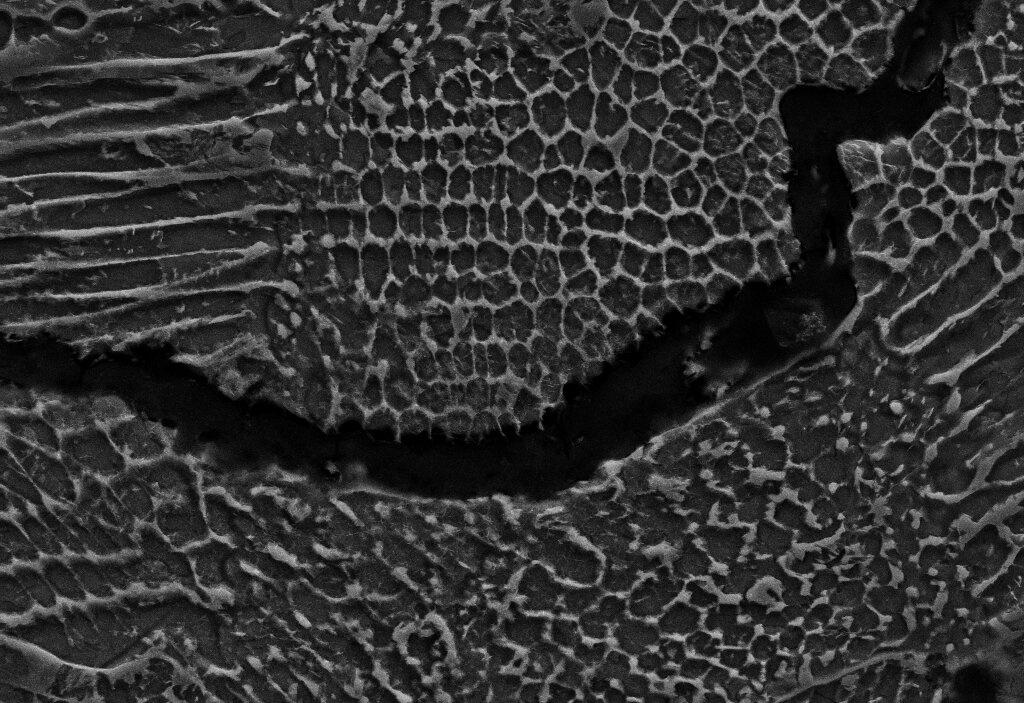
#> input picture images/image_0.jpg, 1024 x 703 px; its folder holds only this picture in this run
$ python -i app.py   (imports and definitions only)   (older library calls are emulated)
#> lines starting #> are read from the running program, lines starting #| are printed output that depends on the picture
#> further down, picture is the input picture: shape (703, 1024, 3); min 0, max 222, mean 49.3
### utils/preprocessing.py
"""
Image preprocessing utilities for microstructure analysis
"""

import numpy as np
import cv2
from typing import Tuple, Optional


def load_and_preprocess_image(
    image_path: str,
    target_size: Optional[Tuple[int, int]] = None,
    apply_clahe: bool = True
) -> np.ndarray:
    """
    Load and preprocess a microstructure image.

    Parameters:
    -----------
    image_path : str
        Path to the image file
    target_size : tuple, optional
        Resize image to (height, width)
    apply_clahe : bool
        Apply CLAHE contrast enhancement

    Returns:
    --------
    image : np.ndarray
        Preprocessed grayscale image (normalized to [0, 1])
    """
    # Load image in grayscale
    image = cv2.imread(image_path, cv2.IMREAD_GRAYSCALE)

    if image is None:
        raise ValueError(f"Could not load image from {image_path}")

    # Resize if specified
    if target_size is not None:
        image = cv2.resize(image, (target_size[1], target_size[0]))

    # Normalize to [0, 1]
    image = image.astype(np.float32) / 255.0

    # Optional: Apply CLAHE for contrast enhancement
    if apply_clahe:
        clahe = cv2.createCLAHE(clipLimit=2.0, tileGridSize=(8, 8))
        image_uint8 = (image * 255).astype(np.uint8)
        enhanced = clahe.apply(image_uint8)
        image = enhanced.astype(np.float32) / 255.0

    return image


def extract_features(image: np.ndarray, use_texture: bool = True) -> np.ndarray:
    """
    Extract features from the image for NMF decomposition.

    Parameters:
    -----------
    image : np.ndarray
        Input grayscale image (normalized)
    use_texture : bool
        Whether to include texture features

    Returns:
    --------
    features : np.ndarray
        Feature matrix of shape (n_pixels, n_features)
    """
    h, w = image.shape
    features_list = []

    # Convert to float64 for OpenCV operations
    image_64 = image.astype(np.float64)

    # Original intensity
    features_list.append(image.flatten())

    if use_texture:
        # Gradient magnitude
        grad_x = cv2.Sobel(image_64, cv2.CV_64F, 1, 0, ksize=3)
        grad_y = cv2.Sobel(image_64, cv2.CV_64F, 0, 1, ksize=3)
        grad_mag = np.sqrt(grad_x**2 + grad_y**2)
        features_list.append(grad_mag.flatten())

        # Laplacian (edge detection)
        laplacian = cv2.Laplacian(image_64, cv2.CV_64F)
        features_list.append(np.abs(laplacian).flatten())

        # Local variance (texture)
        kernel_size = 5
        mean_img = cv2.blur(image_64, (kernel_size, kernel_size))
        mean_sq = cv2.blur(image_64**2, (kernel_size, kernel_size))
        variance = mean_sq - mean_img**2
        features_list.append(variance.flatten())

        # Gaussian blur at different scales
        blur1 = cv2.GaussianBlur(image_64, (3, 3), 0)
        blur2 = cv2.GaussianBlur(image_64, (7, 7), 0)
        features_list.append(blur1.flatten())
        features_list.append(blur2.flatten())

    # Stack features
    features = np.vstack(features_list).T  # Shape: (n_pixels, n_features)

    # Normalize each feature to [0, 1] independently
    # This is standard for NMF input (Lee & Seung 1999)
    f_min = features.min(axis=0, keepdims=True)
    f_max = features.max(axis=0, keepdims=True)
    f_range = f_max - f_min

    # Avoid division by zero
    f_range = np.where(f_range < 1e-10, 1.0, f_range)
    features = (features - f_min) / f_range

    # Ensure all values are strictly positive for NMF
    features = np.maximum(features, 1e-10)

    return features

### microstructure_segmentation.py
"""
Microstructure Segmentation using Constrained Non-Negative Matrix Factorization

A comprehensive implementation of NMF-based segmentation for metallographic images
with multiple constraint types and analysis tools.

Based on:
- Lee & Seung (1999) "Learning the parts of objects by non-negative matrix factorization"
- Hoyer (2004) "Non-negative Matrix Factorization with Sparseness Constraints"

Author: Ayush Singh
Date: November 2025
"""

import numpy as np
import cv2
from sklearn.decomposition import NMF
from pathlib import Path
import matplotlib.pyplot as plt
from typing import Tuple, Optional, List
import warnings
warnings.filterwarnings('ignore')

# Import utilities and config
from utils.preprocessing import load_and_preprocess_image, extract_features
from utils.visualization import visualize_segmentation, colorize_segmentation, create_component_grid
from utils.advanced_models import SpatiallyConstrainedNMF, OrthogonalNMF
from config import NMF_CONFIG, PRESETS


class MicrostructureSegmenter:
    """
    Main class for microstructure segmentation using Constrained NMF.

    Combines feature extraction, NMF decomposition with constraints, and
    segmentation analysis into a unified interface.
    """

    def __init__(
        self,
        n_components: int = None,
        sparsity: float = None,
        max_iter: int = None,
        model_type: str = 'standard',
        preset: str = 'default',
        **kwargs
    ):
        """
        Initialize the segmenter.

        Parameters:
        -----------
        n_components : int
            Number of components (phases) to extract
        sparsity : float
            L1 sparsity constraint strength (used for both alpha_W and alpha_H)
        max_iter : int
            Maximum iterations for NMF
        model_type : str
            Type of NMF model: 'standard', 'spatial', 'orthogonal'
        preset : str
            Configuration preset: 'default', 'high_sparsity', 'fine_detail'
        **kwargs : dict
            Additional model-specific parameters (overrides config)
        """
        # Load preset if specified
        if preset in PRESETS:
            config = PRESETS[preset].copy()
        else:
            config = NMF_CONFIG.copy()

        # Override with provided parameters
        self.n_components = n_components if n_components is not None else config.get('n_components', 3)
        self.max_iter = max_iter if max_iter is not None else config.get('max_iter', 200)

        # Handle sparsity parameter
        if sparsity is not None:
            self.alpha_W = sparsity
            self.alpha_H = sparsity
        else:
            self.alpha_W = config.get('alpha_W', 0.0)
            self.alpha_H = config.get('alpha_H', 0.0)

        # Get other config parameters
        self.solver = kwargs.get('solver', config.get('solver', 'cd'))
        self.beta_loss = kwargs.get('beta_loss', config.get('beta_loss', 'frobenius'))
        self.l1_ratio = kwargs.get('l1_ratio', config.get('l1_ratio', 0.5))
        self.tol = kwargs.get('tol', config.get('tol', 1e-4))

        self.model_type = model_type
        self.model = None
        self.W = None
        self.H = None
        self.kwargs = kwargs

        self._initialize_model()

    def _clone_model(self, **overrides):
        """Create a new sklearn NMF object with optional overrides."""
        params = dict(
            n_components=self.n_components,
            init=self.model.init,
            solver=self.model.solver,
            beta_loss=self.beta_loss,
            max_iter=self.max_iter,
            tol=self.tol,
            random_state=42,
            alpha_W=self.alpha_W,
            alpha_H=self.alpha_H,
            l1_ratio=self.l1_ratio
        )
        params.update(overrides)
        return NMF(**params)

    @staticmethod
    def _components_valid(W: np.ndarray, H: np.ndarray, min_coverage: float = 0.005) -> bool:
        """Check that every component has meaningful coverage and energy."""
        if W is None or H is None:
            return False
        if np.any(np.isnan(W)) or np.any(np.isnan(H)):
            return False
        if np.min(H.sum(axis=1)) < 1e-8:
            return False
        coverage = (W > 1e-5).sum(axis=0) / W.shape[0]
        return np.all(coverage > min_coverage)

    def _fit_with_retries(self, X_train: np.ndarray, verbose: bool = True):
        """Attempt to fit NMF model with multiple inits/solvers for stability."""
        init_candidates = ['nndsvda', 'random']
        solver_candidates = [self.solver, 'mu']
        for attempt in range(3):
            init_choice = init_candidates[min(attempt, len(init_candidates)-1)]
            solver_choice = solver_candidates[min(attempt, len(solver_candidates)-1)]
            alpha_scale = max(0.3 ** attempt, 0.05)
            max_iter = max(self.max_iter, 400) if self.n_components >= 4 else self.max_iter + attempt * 100
            if verbose:
                print(f"Attempt {attempt+1}: init={init_choice}, solver={solver_choice}, alpha_scale={alpha_scale:.3f}, max_iter={max_iter}")
            model = self._clone_model(
                init=init_choice,
                solver=solver_choice,
                alpha_W=self.alpha_W * alpha_scale,
                alpha_H=self.alpha_H * alpha_scale,
                max_iter=max_iter
            )
            try:
                W = model.fit_transform(X_train)
                H = model.components_
            except Exception as exc:
                if verbose:
                    print(f"  Fit failed with error: {exc}")
                continue
            if self._components_valid(W, H):
                self.model = model
                self.W = W
                self.H = H
                if verbose:
                    print(f"  Fit successful. Coverage per component: {(W > 1e-5).sum(axis=0) / W.shape[0]}")
                return True
            if verbose:
                print("  Components collapsed; retrying with relaxed regularization...")
        return False

    def _initialize_model(self):
        """Initialize the appropriate NMF model based on model_type."""
        if self.model_type == 'standard':
            # Standard NMF with literature-based parameters
            # Use 'random' init when n_components might be close to n_features
            init_method = 'random' if self.n_components >= 5 else 'nndsvda'

            self.model = NMF(
                n_components=self.n_components,
                init=init_method,
                solver=self.solver,
                beta_loss=self.beta_loss,
                max_iter=self.max_iter,
                tol=self.tol,
                random_state=42,
                alpha_W=self.alpha_W,
                alpha_H=self.alpha_H,
                l1_ratio=self.l1_ratio
            )
        elif self.model_type == 'spatial':
            smoothness = self.kwargs.get('smoothness', 0.5)
            self.model = SpatiallyConstrainedNMF(
                n_components=self.n_components,
                sparsity_w=self.sparsity,
                sparsity_h=self.sparsity,
                smoothness=smoothness,
                max_iter=self.max_iter
            )
        elif self.model_type == 'orthogonal':
            orthogonality = self.kwargs.get('orthogonality_penalty', 1.0)
            self.model = OrthogonalNMF(
                n_components=self.n_components,
                orthogonality_penalty=orthogonality,
                max_iter=self.max_iter
            )
        else:
            raise ValueError(f"Unknown model_type: {self.model_type}")

    def train(
        self,
        image_paths: List[str],
        target_size: Tuple[int, int] = (512, 512),
        use_texture: bool = True,
        verbose: bool = True
    ):
        """
        Train the NMF model on a set of images.

        Parameters:
        -----------
        image_paths : list of str
            Paths to training images
        target_size : tuple
            Resize images to this size
        use_texture : bool
            Extract texture features
        verbose : bool
            Print progress
        """
        if verbose:
            print(f"Training {self.model_type} NMF on {len(image_paths)} images...")

        # Extract features from all training images
        training_features = []
        for img_path in image_paths:
            if verbose:
                print(f"  Loading {Path(img_path).name}...")
            image = load_and_preprocess_image(img_path, target_size=target_size)
            features = extract_features(image, use_texture=use_texture)
            training_features.append(features)

        # Stack features
        X_train = np.vstack(training_features)
        X_train = np.maximum(X_train, 1e-10)  # Ensure positivity

        if verbose:
            print(f"Training data shape: {X_train.shape}")
            print(f"Training data range: [{X_train.min():.6f}, {X_train.max():.6f}]")

        # Fit model
        if self.model_type == 'standard':
            success = self._fit_with_retries(X_train, verbose=verbose)
            if not success:
                raise RuntimeError("Failed to train a stable NMF model after multiple attempts")

            # Check convergence
            n_iter = getattr(self.model, 'n_iter_', self.model.max_iter)
            if verbose:
                print(f"NMF converged in {n_iter} iterations (max: {self.model.max_iter})")
                print(f"W range: [{self.W.min():.6f}, {self.W.max():.6f}]")
                print(f"H range: [{self.H.min():.6f}, {self.H.max():.6f}]")

            # Normalize H to have unit norm columns for better numerical stability
            H_norms = np.linalg.norm(self.H, axis=1, keepdims=True) + 1e-10
            self.H = self.H / H_norms

            if verbose:
                print(f"After normalization - H range: [{self.H.min():.6f}, {self.H.max():.6f}]")
        else:
            # For custom models
            image_shape = (target_size[0], target_size[1])
            if self.model_type == 'spatial':
                self.model.fit(X_train, image_shape=image_shape, verbose=verbose)
            else:
                self.model.fit(X_train, verbose=verbose)
            self.W = self.model.W
            self.H = self.model.H

        # Compute reconstruction error
        reconstruction = self.W @ self.H
        error = np.linalg.norm(X_train - reconstruction, 'fro')

        if verbose:
            print(f"Reconstruction error: {error:.4f}")
            print(f"W shape: {self.W.shape}, H shape: {self.H.shape}")
            print("Training complete!")

        return self

    # [315 lines left out: functions transform_features, segment, batch_segment, compare_models, quick_segment, batch_process_dataset, not called in this run]


# [10 lines that do not run on import are left out]

### utils/visualization.py
"""
Visualization utilities for segmentation results
"""

import numpy as np
import matplotlib.pyplot as plt
from typing import List, Optional
import cv2


def colorize_segmentation(segmentation: np.ndarray, n_components: int) -> np.ndarray:
    """
    Apply colormap to segmentation map.

    Parameters:
    -----------
    segmentation : np.ndarray
        Segmentation map with integer labels
    n_components : int
        Number of components

    Returns:
    --------
    colored : np.ndarray
        RGB colored segmentation
    """
    # Use tab10 colormap
    colors = plt.cm.tab10(np.linspace(0, 1, 10))[:n_components]

    h, w = segmentation.shape
    colored = np.zeros((h, w, 3), dtype=np.uint8)

    for i in range(n_components):
        mask = segmentation == i
        colored[mask] = (colors[i, :3] * 255).astype(np.uint8)

    return colored


# [114 lines left out: functions create_component_grid, visualize_segmentation, not called in this run]

### app.py
"""
Web UI for Microstructure Segmentation using Constrained NMF

A simple Gradio interface to upload micrographs and visualize segmentation results.
"""

import gradio as gr
import numpy as np
import cv2
from pathlib import Path
import matplotlib.pyplot as plt
from PIL import Image
from microstructure_segmentation import MicrostructureSegmenter as NMFSegmenter
from utils.preprocessing import load_and_preprocess_image, extract_features
from utils.visualization import colorize_segmentation, create_component_grid
from config import PRESETS


# [52 lines left out: function create_colorbar_legend, not called in this run]


def assign_phase_names(W_normalized, n_components):
    """
    Assign metallographic phase names to components based on their characteristics.

    Parameters:
    -----------
    W_normalized : np.ndarray
        Normalized component activations (n_pixels, n_components)
    n_components : int
        Number of components

    Returns:
    --------
    list of str
        Phase names for each component
    """
    # Calculate mean activation for each component
    mean_activations = W_normalized.mean(axis=0)

    # Sort components by mean activation (lowest to highest)
    sorted_indices = np.argsort(mean_activations)

    # Standard metallographic phases
    phase_names = {
        2: ["Defects/Voids", "Matrix"],
        3: ["Defects/Voids", "Austenite", "Matrix"],
        4: ["Defects/Voids", "Martensite", "Austenite", "Matrix"],
        5: ["Defects/Voids", "Precipitates", "Martensite", "Austenite", "Matrix"]
    }

    # Get appropriate phase names for n_components
    if n_components in phase_names:
        names = phase_names[n_components]
    else:
        # Fallback for other numbers
        names = [f"Phase {i+1}" for i in range(n_components)]

    # Assign names based on sorted activation levels
    component_names = [None] * n_components
    for i, idx in enumerate(sorted_indices):
        if i < len(names):
            component_names[idx] = names[i]
        else:
            component_names[idx] = f"Phase {idx+1}"

    return component_names


class MicrostructureSegmenterUI:
    """Wrapper class for the segmentation model with caching."""

    def __init__(self):
        self.model = None
        self.is_trained = False
        self.last_config = None  # Track last configuration

    def train_model(self, n_components=3, sparsity=0.0, preset='default', solver='cd', beta_loss='frobenius', max_iter=200):
        """Train the NMF model on sample images."""
        print("Training NMF model...")

        # Initialize model
        self.model = NMFSegmenter(
            n_components=n_components,
            sparsity=sparsity,
            max_iter=max_iter,
            preset=preset,
            solver=solver,
            beta_loss=beta_loss
        )

        # Load sample images for training
        image_dir = Path("images")
        if not image_dir.exists():
            return False, "No training images found in 'images/' directory"

        image_paths = sorted(image_dir.glob('*.jpg'))[:10]
        if len(image_paths) == 0:
            return False, "No .jpg images found in 'images/' directory"

        # Train model
        training_paths = [str(p) for p in image_paths]
        self.model.train(training_paths, verbose=True)
        self.is_trained = True

        return True, f"Model trained successfully on {len(image_paths)} images"

    def segment_image(self, input_image, n_components=3, sparsity=0.0, target_size=512,
                     preset='default', solver='cd', beta_loss='frobenius', max_iter=200):
        """
        Segment an uploaded image.

        Parameters:
        -----------
        input_image : PIL.Image or numpy.ndarray
            Input image
        n_components : int
            Number of components
        sparsity : float
            Sparsity constraint
        target_size : int
            Resize dimension
        preset : str
            Configuration preset
        solver : str
            NMF solver
        beta_loss : str
            Beta loss function
        max_iter : int
            Maximum iterations

        Returns:
        --------
        tuple : (original, segmentation, comp1, comp2, comp3, comp4)
        """
#> called with n_components = 3, sparsity = 0, target_size = 512, preset = 'default', solver = 'cd', beta_loss = 'frobenius', max_iter = 200
        if input_image is None:
            return [None] * 10

        # Convert PIL to numpy if needed
        if isinstance(input_image, Image.Image):
            input_image = np.array(input_image)

        # Convert to grayscale if RGB
        if len(input_image.shape) == 3:
            image = cv2.cvtColor(input_image, cv2.COLOR_RGB2GRAY)
        else:
            image = input_image

        # Resize
        image = cv2.resize(image, (target_size, target_size))
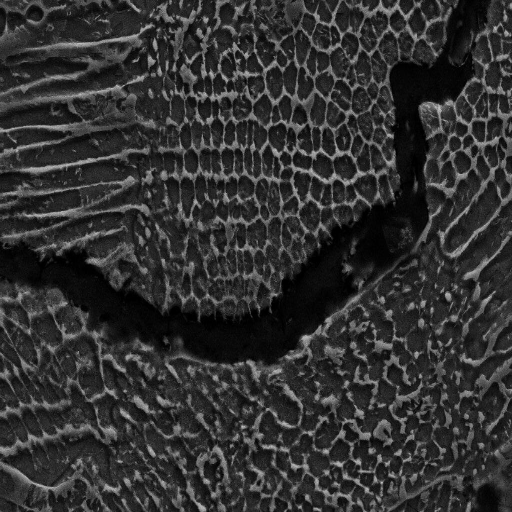
#> image: shape (512, 512); min 0, max 196, mean 49.1
        image = image.astype(np.float32) / 255.0

        # Apply CLAHE enhancement
        clahe = cv2.createCLAHE(clipLimit=2.0, tileGridSize=(8, 8))
        image_uint8 = (image * 255).astype(np.uint8)
        enhanced = clahe.apply(image_uint8)
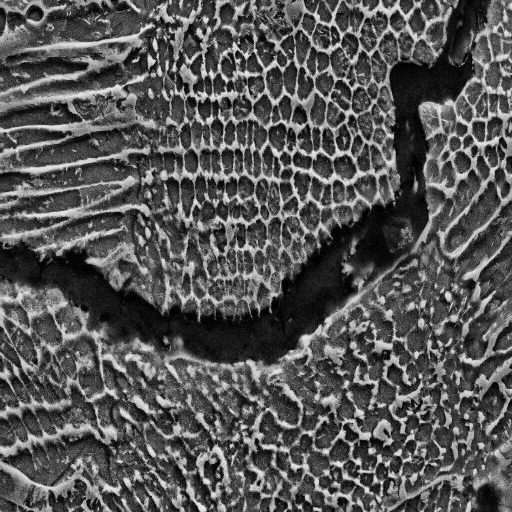
#> enhanced: shape (512, 512); min 0, max 240, mean 85.8
        image = enhanced.astype(np.float32) / 255.0

        # Check if model needs retraining (new config or not trained)
        current_config = (n_components, sparsity, preset, solver, beta_loss, max_iter)
        if not self.is_trained or self.last_config != current_config:
            print(f"Training model with config: n_components={n_components}, sparsity={sparsity}, preset={preset}")
            success, message = self.train_model(n_components, sparsity, preset, solver, beta_loss, max_iter)
#> in extract_features, `grad_x = cv2.Sobel(image_64, cv2.CV_64F, 1, 0, ksize=3)`:
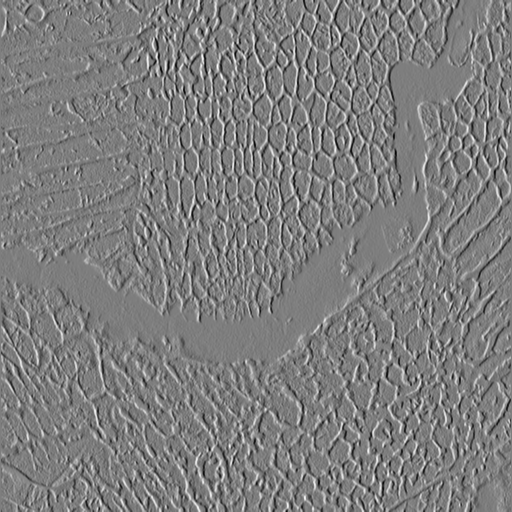
#> grad_x: shape (512, 512) float64; min -3.1, max 3.17, mean 0.000414; drawn with min black and max white
#> in extract_features, `grad_y = cv2.Sobel(image_64, cv2.CV_64F, 0, 1, ksize=3)`:
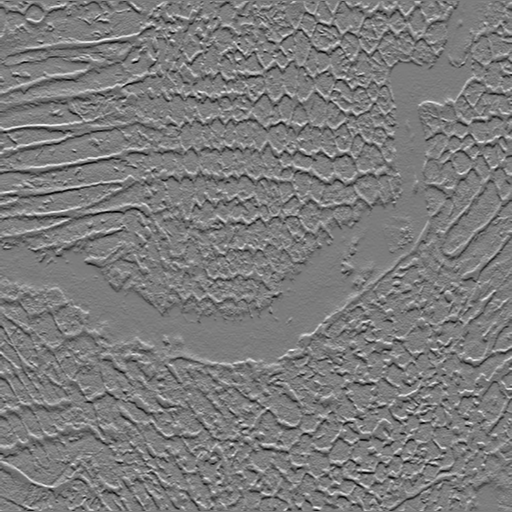
#> grad_y: shape (512, 512) float64; min -2.89, max 3.05, mean -0.000332; drawn with min black and max white
#> (the rest of the program and of its run is left out)
